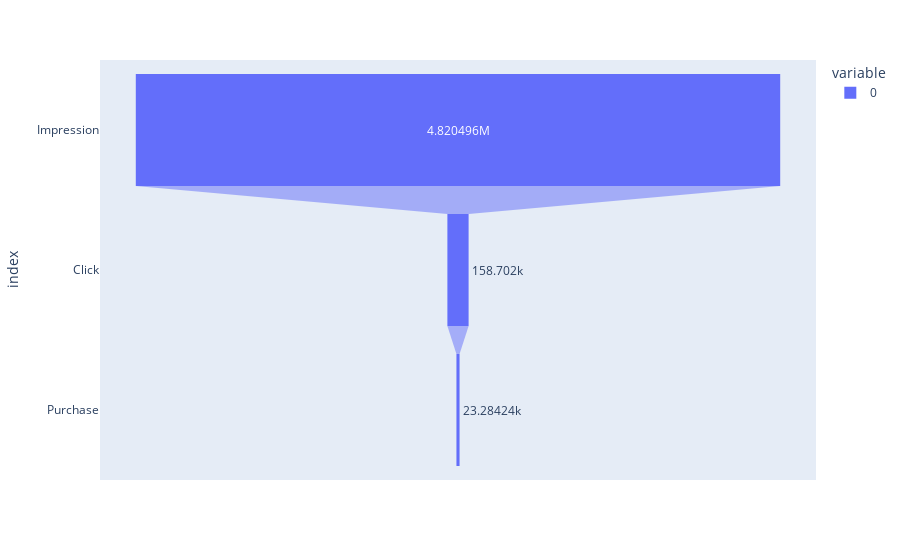

This figure's notebook cell:
### Code cell
#Funnel chart for test group
fig = px.funnel(ab_test_total[['Impression', 'Click', 'Purchase']])
fig.show()

### Figure 1 — Plotly figure (JSON) as saved in the notebook; plotly's stock layout.template omitted (floating-point values rounded to 4 significant figures)
{"data": [{"hovertemplate": "variable=0<br>value=%{x}<br>index=%{y}<extra></extra>", "legendgroup": "0", "marker": {"color": "#636efa"}, "name": "0", "orientation": "h", "showlegend": true, "type": "funnel", "x": [4820000.0, 158700.0, 23280.0], "xaxis": "x", "y": ["Impression", "Click", "Purchase"], "yaxis": "y"}], "layout": {"legend": {"title": {"text": "variable"}, "tracegroupgap": 0}, "margin": {"t": 60}, "xaxis": {"anchor": "y", "domain": [0, 1], "title": {"text": "value"}}, "yaxis": {"anchor": "x", "domain": [0, 1], "title": {"text": "index"}}}}
